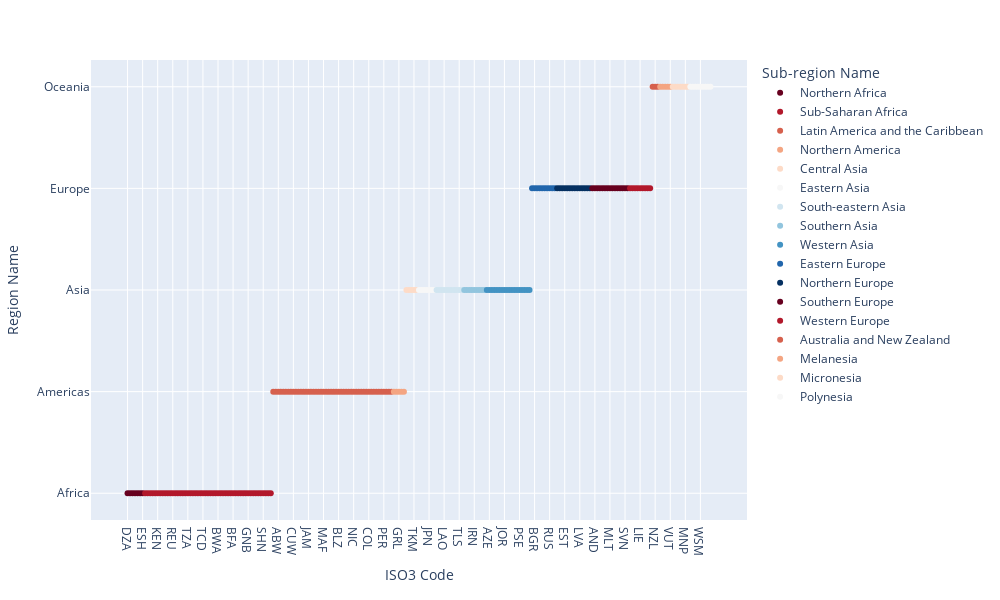

The cell this chart's notebook holds for it:
### Code cell
px.scatter(df_geo2, x='ISO3 Code', y='Region Name',color='Sub-region Name',width=1000, height=600,color_discrete_sequence=px.colors.sequential.RdBu)

### Figure 1 — Plotly figure (JSON) as saved in the notebook; plotly's stock layout.template omitted (floating-point values rounded to 4 significant figures)
{"data": [{"hovertemplate": "Sub-region Name=Northern Africa<br>ISO3 Code=%{x}<br>Region Name=%{y}<extra></extra>", "legendgroup": "Northern Africa", "marker": {"color": "rgb(103,0,31)", "symbol": "circle"}, "mode": "markers", "name": "Northern Africa", "orientation": "v", "showlegend": true, "type": "scatter", "x": ["DZA", "EGY", "LBY", "MAR", "SDN", "TUN", "ESH"], "xaxis": "x", "y": ["Africa", "Africa", "Africa", "Africa", "Africa", "Africa", "Africa"], "yaxis": "y"}, {"hovertemplate": "Sub-region Name=Sub-Saharan Africa<br>ISO3 Code=%{x}<br>Region Name=%{y}<extra></extra>", "legendgroup": "Sub-Saharan Africa", "marker": {"color": "rgb(178,24,43)", "symbol": "circle"}, "mode": "markers", "name": "Sub-Saharan Africa", "orientation": "v", "showlegend": true, "type": "scatter", "x": ["BDI", "COM", "DJI", "ERI", "ETH", "KEN", "MDG", "MWI", "MUS", "MYT", "MOZ", "REU", "RWA", "SYC", "SOM", "SSD", "UGA", "TZA", "ZMB", "ZWE", "AGO", "CMR", "CAF", "TCD", "COG", "COD", "GNQ", "GAB", "STP", "BWA", "SWZ", "LSO", "NAM", "ZAF", "BEN", "BFA", "CPV", "CIV", "GMB", "GHA", "GIN", "GNB", "LBR", "MLI", "MRT", "NER", "NGA", "SHN", "SEN", "SLE", "TGO"], "xaxis": "x", "y": ["Africa", "Africa", "Africa", "Africa", "Africa", "Africa", "Africa", "Africa", "Africa", "Africa", "Africa", "Africa", "Africa", "Africa", "Africa", "Africa", "Africa", "Africa", "Africa", "Africa", "Africa", "Africa", "Africa", "Africa", "Africa", "Africa", "Africa", "Africa", "Africa", "Africa", "Africa", "Africa", "Africa", "Africa", "Africa", "Africa", "Africa", "Africa", "Africa", "Africa", "Africa", "Africa", "Africa", "Africa", "Africa", "Africa", "Africa", "Africa", "Africa", "Africa", "Africa"], "yaxis": "y"}, {"hovertemplate": "Sub-region Name=Latin America and the Caribbean<br>ISO3 Code=%{x}<br>Region Name=%{y}<extra></extra>", "legendgroup": "Latin America and the Caribbean", "marker": {"color": "rgb(214,96,77)", "symbol": "circle"}, "mode": "markers", "name": "Latin America and the Caribbean", "orientation": "v", "showlegend": true, "type": "scatter", "x": ["AIA", "ATG", "ABW", "BHS", "BRB", "VGB", "CYM", "CUB", "CUW", "DMA", "DOM", "GRD", "GLP", "HTI", "JAM", "MTQ", "MSR", "PRI", "KNA", "LCA", "MAF", "VCT", "SXM", "TTO", "TCA", "VIR", "BLZ", "CRI", "SLV", "GTM", "HND", "MEX", "NIC", "PAN", "ARG", "BOL", "BRA", "CHL", "COL", "ECU", "FLK", "GUF", "GUY", "PRY", "PER", "SUR", "URY", "VEN"], "xaxis": "x", "y": ["Americas", "Americas", "Americas", "Americas", "Americas", "Americas", "Americas", "Americas", "Americas", "Americas", "Americas", "Americas", "Americas", "Americas", "Americas", "Americas", "Americas", "Americas", "Americas", "Americas", "Americas", "Americas", "Americas", "Americas", "Americas", "Americas", "Americas", "Americas", "Americas", "Americas", "Americas", "Americas", "Americas", "Americas", "Americas", "Americas", "Americas", "Americas", "Americas", "Americas", "Americas", "Americas", "Americas", "Americas", "Americas", "Americas", "Americas", "Americas"], "yaxis": "y"}, {"hovertemplate": "Sub-region Name=Northern America<br>ISO3 Code=%{x}<br>Region Name=%{y}<extra></extra>", "legendgroup": "Northern America", "marker": {"color": "rgb(244,165,130)", "symbol": "circle"}, "mode": "markers", "name": "Northern America", "orientation": "v", "showlegend": true, "type": "scatter", "x": ["BMU", "CAN", "GRL", "SPM", "USA"], "xaxis": "x", "y": ["Americas", "Americas", "Americas", "Americas", "Americas"], "yaxis": "y"}, {"hovertemplate": "Sub-region Name=Central Asia<br>ISO3 Code=%{x}<br>Region Name=%{y}<extra></extra>", "legendgroup": "Central Asia", "marker": {"color": "rgb(253,219,199)", "symbol": "circle"}, "mode": "markers", "name": "Central Asia", "orientation": "v", "showlegend": true, "type": "scatter", "x": ["KAZ", "KGZ", "TJK", "TKM", "UZB"], "xaxis": "x", "y": ["Asia", "Asia", "Asia", "Asia", "Asia"], "yaxis": "y"}, {"hovertemplate": "Sub-region Name=Eastern Asia<br>ISO3 Code=%{x}<br>Region Name=%{y}<extra></extra>", "legendgroup": "Eastern Asia", "marker": {"color": "rgb(247,247,247)", "symbol": "circle"}, "mode": "markers", "name": "Eastern Asia", "orientation": "v", "showlegend": true, "type": "scatter", "x": ["CHN", "HKG", "MAC", "PRK", "JPN", "MNG", "KOR"], "xaxis": "x", "y": ["Asia", "Asia", "Asia", "Asia", "Asia", "Asia", "Asia"], "yaxis": "y"}, {"hovertemplate": "Sub-region Name=South-eastern Asia<br>ISO3 Code=%{x}<br>Region Name=%{y}<extra></extra>", "legendgroup": "South-eastern Asia", "marker": {"color": "rgb(209,229,240)", "symbol": "circle"}, "mode": "markers", "name": "South-eastern Asia", "orientation": "v", "showlegend": true, "type": "scatter", "x": ["BRN", "KHM", "IDN", "LAO", "MYS", "MMR", "PHL", "SGP", "THA", "TLS", "VNM"], "xaxis": "x", "y": ["Asia", "Asia", "Asia", "Asia", "Asia", "Asia", "Asia", "Asia", "Asia", "Asia", "Asia"], "yaxis": "y"}, {"hovertemplate": "Sub-region Name=Southern Asia<br>ISO3 Code=%{x}<br>Region Name=%{y}<extra></extra>", "legendgroup": "Southern Asia", "marker": {"color": "rgb(146,197,222)", "symbol": "circle"}, "mode": "markers", "name": "Southern Asia", "orientation": "v", "showlegend": true, "type": "scatter", "x": ["AFG", "BGD", "BTN", "IND", "IRN", "MDV", "NPL", "PAK", "LKA"], "xaxis": "x", "y": ["Asia", "Asia", "Asia", "Asia", "Asia", "Asia", "Asia", "Asia", "Asia"], "yaxis": "y"}, {"hovertemplate": "Sub-region Name=Western Asia<br>ISO3 Code=%{x}<br>Region Name=%{y}<extra></extra>", "legendgroup": "Western Asia", "marker": {"color": "rgb(67,147,195)", "symbol": "circle"}, "mode": "markers", "name": "Western Asia", "orientation": "v", "showlegend": true, "type": "scatter", "x": ["ARM", "AZE", "BHR", "CYP", "GEO", "IRQ", "ISR", "JOR", "KWT", "LBN", "OMN", "QAT", "SAU", "PSE", "SYR", "TUR", "ARE", "YEM"], "xaxis": "x", "y": ["Asia", "Asia", "Asia", "Asia", "Asia", "Asia", "Asia", "Asia", "Asia", "Asia", "Asia", "Asia", "Asia", "Asia", "Asia", "Asia", "Asia", "Asia"], "yaxis": "y"}, {"hovertemplate": "Sub-region Name=Eastern Europe<br>ISO3 Code=%{x}<br>Region Name=%{y}<extra></extra>", "legendgroup": "Eastern Europe", "marker": {"color": "rgb(33,102,172)", "symbol": "circle"}, "mode": "markers", "name": "Eastern Europe", "orientation": "v", "showlegend": true, "type": "scatter", "x": ["BLR", "BGR", "CZE", "HUN", "POL", "MDA", "ROU", "RUS", "SVK", "UKR"], "xaxis": "x", "y": ["Europe", "Europe", "Europe", "Europe", "Europe", "Europe", "Europe", "Europe", "Europe", "Europe"], "yaxis": "y"}, {"hovertemplate": "Sub-region Name=Northern Europe<br>ISO3 Code=%{x}<br>Region Name=%{y}<extra></extra>", "legendgroup": "Northern Europe", "marker": {"color": "rgb(5,48,97)", "symbol": "circle"}, "mode": "markers", "name": "Northern Europe", "orientation": "v", "showlegend": true, "type": "scatter", "x": ["GGY", "JEY", "DNK", "EST", "FRO", "FIN", "ISL", "IRL", "IMN", "LVA", "LTU", "NOR", "SWE", "GBR"], "xaxis": "x", "y": ["Europe", "Europe", "Europe", "Europe", "Europe", "Europe", "Europe", "Europe", "Europe", "Europe", "Europe", "Europe", "Europe", "Europe"], "yaxis": "y"}, {"hovertemplate": "Sub-region Name=Southern Europe<br>ISO3 Code=%{x}<br>Region Name=%{y}<extra></extra>", "legendgroup": "Southern Europe", "marker": {"color": "rgb(103,0,31)", "symbol": "circle"}, "mode": "markers", "name": "Southern Europe", "orientation": "v", "showlegend": true, "type": "scatter", "x": ["ALB", "AND", "BIH", "HRV", "GIB", "GRC", "ITA", "MLT", "MNE", "MKD", "PRT", "SMR", "SRB", "SVN", "ESP"], "xaxis": "x", "y": ["Europe", "Europe", "Europe", "Europe", "Europe", "Europe", "Europe", "Europe", "Europe", "Europe", "Europe", "Europe", "Europe", "Europe", "Europe"], "yaxis": "y"}, {"hovertemplate": "Sub-region Name=Western Europe<br>ISO3 Code=%{x}<br>Region Name=%{y}<extra></extra>", "legendgroup": "Western Europe", "marker": {"color": "rgb(178,24,43)", "symbol": "circle"}, "mode": "markers", "name": "Western Europe", "orientation": "v", "showlegend": true, "type": "scatter", "x": ["AUT", "BEL", "FRA", "DEU", "LIE", "LUX", "MCO", "NLD", "CHE"], "xaxis": "x", "y": ["Europe", "Europe", "Europe", "Europe", "Europe", "Europe", "Europe", "Europe", "Europe"], "yaxis": "y"}, {"hovertemplate": "Sub-region Name=Australia and New Zealand<br>ISO3 Code=%{x}<br>Region Name=%{y}<extra></extra>", "legendgroup": "Australia and New Zealand", "marker": {"color": "rgb(214,96,77)", "symbol": "circle"}, "mode": "markers", "name": "Australia and New Zealand", "orientation": "v", "showlegend": true, "type": "scatter", "x": ["AUS", "NZL", "NFK"], "xaxis": "x", "y": ["Oceania", "Oceania", "Oceania"], "yaxis": "y"}, {"hovertemplate": "Sub-region Name=Melanesia<br>ISO3 Code=%{x}<br>Region Name=%{y}<extra></extra>", "legendgroup": "Melanesia", "marker": {"color": "rgb(244,165,130)", "symbol": "circle"}, "mode": "markers", "name": "Melanesia", "orientation": "v", "showlegend": true, "type": "scatter", "x": ["FJI", "NCL", "PNG", "SLB", "VUT"], "xaxis": "x", "y": ["Oceania", "Oceania", "Oceania", "Oceania", "Oceania"], "yaxis": "y"}, {"hovertemplate": "Sub-region Name=Micronesia<br>ISO3 Code=%{x}<br>Region Name=%{y}<extra></extra>", "legendgroup": "Micronesia", "marker": {"color": "rgb(253,219,199)", "symbol": "circle"}, "mode": "markers", "name": "Micronesia", "orientation": "v", "showlegend": true, "type": "scatter", "x": ["GUM", "KIR", "MHL", "FSM", "NRU", "MNP", "PLW"], "xaxis": "x", "y": ["Oceania", "Oceania", "Oceania", "Oceania", "Oceania", "Oceania", "Oceania"], "yaxis": "y"}, {"hovertemplate": "Sub-region Name=Polynesia<br>ISO3 Code=%{x}<br>Region Name=%{y}<extra></extra>", "legendgroup": "Polynesia", "marker": {"color": "rgb(247,247,247)", "symbol": "circle"}, "mode": "markers", "name": "Polynesia", "orientation": "v", "showlegend": true, "type": "scatter", "x": ["ASM", "COK", "PYF", "NIU", "WSM", "TKL", "TON", "TUV", "WLF"], "xaxis": "x", "y": ["Oceania", "Oceania", "Oceania", "Oceania", "Oceania", "Oceania", "Oceania", "Oceania", "Oceania"], "yaxis": "y"}], "layout": {"height": 600, "legend": {"title": {"text": "Sub-region Name"}, "tracegroupgap": 0}, "margin": {"t": 60}, "width": 1000, "xaxis": {"anchor": "y", "domain": [0, 1], "title": {"text": "ISO3 Code"}}, "yaxis": {"anchor": "x", "domain": [0, 1], "title": {"text": "Region Name"}}}}
